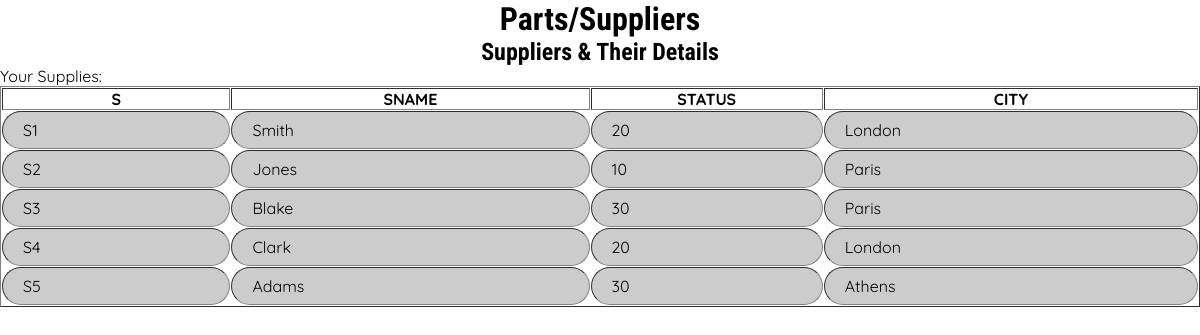
Page /Supplies&Details.php on the committed database.
### tables this page shows
CREATE TABLE `S` 
(
  `S`        CHAR(2)  PRIMARY KEY,
  `SNAME`    CHAR(80) NOT NULL,
  `STATUS`   INT NOT NULL,
  `CITY`     CHAR(80) NOT NULL
);

### mytables.php (the view)
<?php
function drawtable($rows)
{
	echo "<table border=1 cellspacing=1>";
	echo "<tr>";
	foreach($rows[0] as $key => $item )
	{
		echo "<th>$key</th>";
	}
	echo "</tr>";
	foreach($rows as $row)
	{
		echo "<tr>";
		foreach($row as $key => $item)
		{
			echo "<td>$item</td>";
		}
		echo "</tr>";
	}
	echo"</table>";
}
?>

### partsandsupply.css (style rules this page uses)
* { margin:0; padding:0; box-sizing:border-box; }
body { font-family:'Quicksand',sans-serif; background-color:white; }
td { border:3; font-family: 'Quicksand', sans-serif; font-size:1em; border-radius: 20px; padding: 20px; padding-top:.5em; padding-bottom:.5em; background-color: #ccc; }

### rows in the picture
s: S "S1", SNAME "Smith", STATUS "20", CITY "London"
s: S "S2", SNAME "Jones", STATUS "10", CITY "Paris"
s: S "S3", SNAME "Blake", STATUS "30", CITY "Paris"
s: S "S4", SNAME "Clark", STATUS "20", CITY "London"
s: S "S5", SNAME "Adams", STATUS "30", CITY "Athens"

### other values in the picture
$key "S"
$key "SNAME"
$key "STATUS"
$key "CITY"
